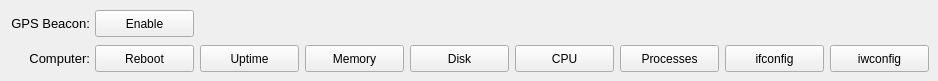
     <widget class="QWidget" name="page_ip">
      <widget class="QPushButton" name="pushButton_remote_actions_ip_gps_beacon_enable_disable">
       <property name="geometry">
        <rect>
         <x>95</x>
         <y>10</y>
         <width>99</width>
         <height>27</height>
        </rect>
       </property>
       <property name="text">
        <string>Enable</string>
       </property>
      </widget>
      <widget class="QLabel" name="label2_ip_gps_beacon_enable_disable">
       <property name="geometry">
        <rect>
         <x>10</x>
         <y>10</y>
         <width>80</width>
         <height>27</height>
        </rect>
       </property>
       <property name="font">
        <font>
         <pointsize>10</pointsize>
         <underline>false</underline>
        </font>
       </property>
       <property name="text">
        <string>GPS Beacon:</string>
       </property>
       <property name="alignment">
        <set>Qt::AlignRight|Qt::AlignTrailing|Qt::AlignVCenter</set>
       </property>
      </widget>
      <widget class="QPushButton" name="pushButton_remote_actions_ip_reboot">
       <property name="enabled">
        <bool>true</bool>
       </property>
       <property name="geometry">
        <rect>
         <x>95</x>
         <y>45</y>
         <width>99</width>
         <height>27</height>
        </rect>
       </property>
       <property name="text">
        <string>Reboot</string>
       </property>
      </widget>
      <widget class="QPushButton" name="pushButton_remote_actions_ip_uptime">
       <property name="enabled">
        <bool>true</bool>
       </property>
       <property name="geometry">
        <rect>
         <x>200</x>
         <y>45</y>
         <width>99</width>
         <height>27</height>
        </rect>
       </property>
       <property name="text">
        <string>Uptime</string>
       </property>
      </widget>
      <widget class="QPushButton" name="pushButton_remote_actions_ip_memory">
       <property name="enabled">
        <bool>true</bool>
       </property>
       <property name="geometry">
        <rect>
         <x>305</x>
         <y>45</y>
         <width>99</width>
         <height>27</height>
        </rect>
       </property>
       <property name="text">
        <string>Memory</string>
       </property>
      </widget>
      <widget class="QPushButton" name="pushButton_remote_actions_ip_disk">
       <property name="enabled">
        <bool>true</bool>
       </property>
       <property name="geometry">
        <rect>
         <x>410</x>
         <y>45</y>
         <width>99</width>
         <height>27</height>
        </rect>
       </property>
       <property name="text">
        <string>Disk</string>
       </property>
      </widget>
      <widget class="QLabel" name="label2_remote_actions_ip_computer">
       <property name="geometry">
        <rect>
         <x>10</x>
         <y>45</y>
         <width>80</width>
         <height>27</height>
        </rect>
       </property>
       <property name="font">
        <font>
         <pointsize>10</pointsize>
         <underline>false</underline>
        </font>
       </property>
       <property name="text">
        <string>Computer:</string>
       </property>
       <property name="alignment">
        <set>Qt::AlignRight|Qt::AlignTrailing|Qt::AlignVCenter</set>
       </property>
      </widget>
      <widget class="QPushButton" name="pushButton_remote_actions_ip_cpu">
       <property name="enabled">
        <bool>true</bool>
       </property>
       <property name="geometry">
        <rect>
         <x>515</x>
         <y>45</y>
         <width>99</width>
         <height>27</height>
        </rect>
       </property>
       <property name="text">
        <string>CPU</string>
       </property>
      </widget>
      <widget class="QPushButton" name="pushButton_remote_actions_ip_processes">
       <property name="enabled">
        <bool>true</bool>
       </property>
       <property name="geometry">
        <rect>
         <x>620</x>
         <y>45</y>
         <width>99</width>
         <height>27</height>
        </rect>
       </property>
       <property name="text">
        <string>Processes</string>
       </property>
      </widget>
      <widget class="QPushButton" name="pushButton_remote_actions_ip_ifconfig">
       <property name="enabled">
        <bool>true</bool>
       </property>
       <property name="geometry">
        <rect>
         <x>725</x>
         <y>45</y>
         <width>99</width>
         <height>27</height>
        </rect>
       </property>
       <property name="text">
        <string>ifconfig</string>
       </property>
      </widget>
      <widget class="QPushButton" name="pushButton_remote_actions_ip_iwconfig">
       <property name="enabled">
        <bool>true</bool>
       </property>
       <property name="geometry">
        <rect>
         <x>830</x>
         <y>45</y>
         <width>99</width>
         <height>27</height>
        </rect>
       </property>
       <property name="text">
        <string>iwconfig</string>
       </property>
      </widget>
     </widget>
